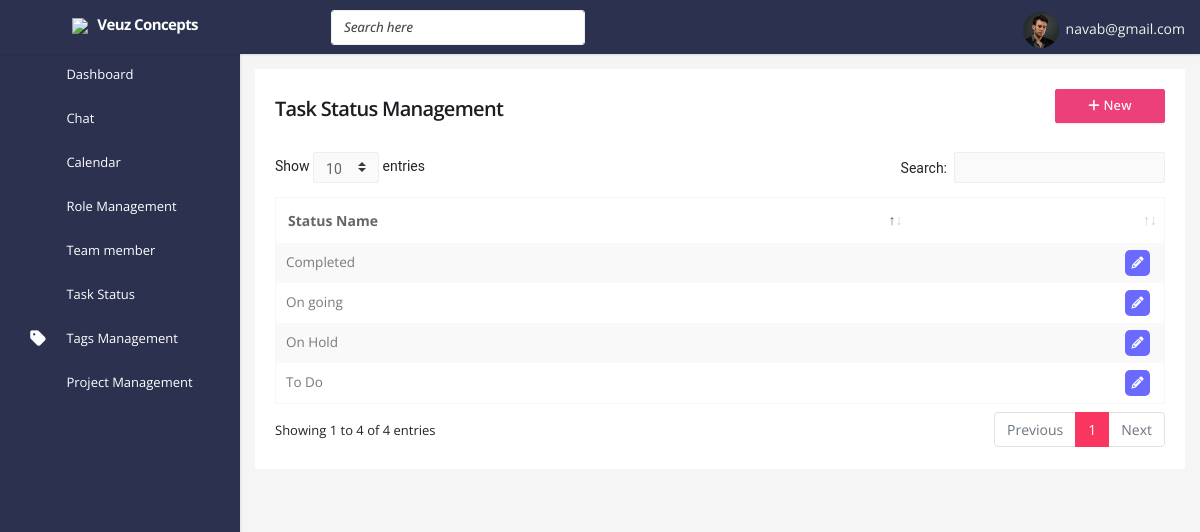
/task_status_management (signed in), run on the app's committed database.
### my_app/models.py (models this page shows, shortened)
class common_table(models.Model):
    created_by = models.ForeignKey(User, related_name="%(app_label)s_%(class)s_ownership",on_delete=models.CASCADE,null=True)
    created_dt = models.DateField(auto_now=True)
    updated_by =  models.ForeignKey(User, related_name="%(app_label)s_%(class)s_ownership1",on_delete=models.CASCADE,null=True)
    updated_dt = models.DateField(null=True)
    created_tm = models.TimeField(auto_now=True)
    updated_tm = models.TimeField(null=True)
    status = models.CharField(max_length=10, null=True)
    class Meta:
        abstract = True

class User_details(common_table):
    auth_user = models.ForeignKey(User,on_delete=models.CASCADE,related_name="user_details_authuser", null=True)
    company_id = models.ForeignKey(company_master, on_delete=models.CASCADE,related_name="user_details_company_id", null=True)
    company_name = models.CharField(max_length=50, null=True)
    name = models.CharField(max_length=50, null=True)
    username = models.CharField(max_length=50,null=True)
    password_option =  models.CharField(max_length=50,choices=password_generate_option,null=True)
    password = models.CharField(max_length=50,null=True)
    user_type = models.CharField(max_length=20,choices=user_type,null=True)
    user_level = models.CharField(max_length=25,choices=user_level,null=True)
    photo = models.FileField(upload_to="user_image", null=True)
    phone = models.CharField(max_length=15, null=True)
    email = models.EmailField(null=True)
    manager_auth = models.ForeignKey(User,on_delete=models.CASCADE,related_name="%(app_label)s_%(class)s_owner1",null=True)

class status_name_master(common_table):
    active_user_id = models.ForeignKey(User_details,related_name="task_active_userid",on_delete=models.CASCADE,null=True)
    active_auth_user_id = models.ForeignKey(User,related_name="task_active_auth_id",on_delete=models.CASCADE,null=True)
    status_name = models.CharField(max_length=15,null=True)
    status_color = models.CharField(max_length=55,null=True)
    company_id = models.ForeignKey(company_master, on_delete=models.CASCADE,related_name="status_company_id", null=True)

### my_app/views.py (the view)
# urls.py: path('task_status_management',views.task_status_management,name='task_status_management'),
def task_status_management(request):
    user_details_data = User_details.objects.get(auth_user=request.user)
    status_name = status_name_master.objects.filter(company_id=user_details_data.company_id)
    context = {
        "status_name":status_name,
        "user_details_data":user_details_data
    }
    return render(request, 'task_status_management.html',context)

### my_app/templatetags/permissions.py (called while the page is built, shortened)
@register.filter(name='company_nav_perm_check')
def company_nav_perm_check(value,args):
    user_dat = User.objects.get(id=value)
    try:
        user_details = User_details.objects.get(auth_user=user_dat)
    except:
        pass
    st = user_dat.is_superuser
    if st == True:
        if args == "Role" or args == "Team member":
            return False
        else:
            return True
    if user_details.user_type == "company_admin":
        if args == "Role" or args == "Team member" or args == "Tags" or args == "Status":
            return True

### my_app/templates/task_status_management.html (shortened to what this page needs)
{% extends "base.html" %}
{% load static %}
{% load permissions %}
{% block content %}
<div class="content-right">
    <div class="margin-class-this chat-section">
        <div class="row">
          <div class="col-md-12">
            <div class="card card-shadow">
                <div class="card-body body-change card-border">
                    <div class="d-flex align-items-center justify-content-between">
                        <h2 class="main-heading-txt">Task Status Management</h2>
                        <button type="button" class="btn btn-pink waves-effect waves-light w-md m-b-5" data-toggle="modal" data-target="#status-modal"><i class="fa fa-plus"></i> New</button>
                    </div>
                    <div class="row mt-4">
                        <div class="col-md-12 col-sm-12 col-12">
                            <table id="datatable" class="table table-striped dt-responsive table-bordered nowrap table-padd" style="border-collapse: collapse; border-spacing: 0; width: 100%;">
                                <thead class="border-class">
                                    <tr class="heading-text">
                                        <th>Status Name</th>
                                        <th></th>
                                    </tr>
                                </thead>
                                <tbody class="body-textcls vertcle-center">
                                    {% for i in status_name %}
                                    <tr>
                                        <td>{{i.status_name}}</td>
                                        <td>
                                            <div class="action-tbl d-flex justify-content-end">
                                                <a href="#" class="task_edit" data-id="{{i.id}}"><i class="fa fa-pencil mx-1 pencil-btn" data-toggle="tooltip" data-placement="top" title="" data-original-title="Edit"></i></a>
                                            </div>
                                        </td>
                                    </tr>
                                    {% endfor %}
                                </tbody>
                            </table>
                        </div>
                    </div>
                </div>
            </div>
          </div>
        </div>
    </div>
</div>
{% endblock %}

### my_app/templates/base.html (shortened to what this page needs)
<!DOCTYPE html>
<html lang="en">
    {% load static %}
    {% load permissions %}
<head>
    <link href="../static/plugins/sweetalert2/sweetalert2.css" rel="stylesheet" type="text/css">
    <link href="../static/plugins/select2/dist/css/select2.css" rel="stylesheet" type="text/css">
    <link href="../static/plugins/select2/dist/css/select2-bootstrap.css" rel="stylesheet" type="text/css">
    <link href="../static/assets/css/bootstrap.min.css" rel="stylesheet" type="text/css" />
    <link href="../static/assets/css/icons.css" rel="stylesheet" type="text/css" />
    <link href="../static/assets/css/style.css" rel="stylesheet" type="text/css" />
    <link href="../static/plugins/timepicker/bootstrap-timepicker.min.css" rel="stylesheet">
    <link href="../static/plugins/bootstrap-datepicker/dist/css/bootstrap-datepicker.min.css" rel="stylesheet">
    <link href="../static/plugins/datatables/dataTables.bootstrap4.min.css" rel="stylesheet" type="text/css" />
</head>
<body class="fixed-left">
    <div id="wrapper">
        <div class="topbar">
            <div class="topbar-left">
                <div class="float-left">
                    <a href="#" class="button-menu-mobile open-left">
                    </a>
                </div>
                <div class="text-center">
                    <a href="index.html" class="logo"><img src="../static/assets/images/logo.svg"> <span>Veuz Concepts</span></a>
                </div>
            </div>
            <nav class="navbar navbar-default">
                <div class="container-fluid">
                    <ul class="list-inline menu-left mb-0 d-flex align-items-center">
                        <li class="hide-phone float-left">
                            <form role="search" class="navbar-form">
                                <input type="text" placeholder="Search here" class="form-control search-bar">
                            </form>
                        </li>
                    </ul>
                    <ul class="nav navbar-right float-right list-inline list-margin">
                        <li class="dropdown d-none d-sm-block">
                        </li>
                        <li class="dropdown open">
                            {% if request.user.is_superuser == True %}
                            <a><img src="{% static 'assets/images/users/avatar-1.jpg' %}"  style="border-radius: 100%;  height: 36px; width: 36px; object-fit: cover;  margin-right: -12px;" alt="user-img" class="rounded-circle"></a>
                            {% else %}
                            <a>
                                <img src="./media/{{request.user.user_details_authuser.all.0.photo}}" style="border-radius: 100%;  height: 36px; width: 36px; object-fit: cover;  margin-right: -12px;"
                                 alt="user-img" class="rounded-circle"> </a>
                            {% endif %}
                            <span class="dropdown-toggle profile" data-toggle="dropdown" aria-expanded="true" style="color: rgb(234, 246, 234);cursor:pointer;">{{request.user}}</span>
                        </li>
                    </ul>
                </div>
            </nav>
        </div>
        <div class="left side-menu">
            <div class="sidebar-inner slimscrollleft">
                <div id="sidebar-menu">
                    <ul>
                        <li>
                            <a href="index" class="waves-effect "><span> Dashboard </span></a>
                        </li>
                        {% if user.is_superuser %}
                        {% else %}
                        <li class="has_sub">
                            <a href="chat" class="waves-effect"><span> Chat </span><span class="pull-right"></span></a>
                        </li>
                        {% endif %}
                        {% if user.is_superuser %}
                        {% else %}
                        <li>
                            <a href="calendar_detail" class="waves-effect"><span> Calendar </span></a>
                        </li>
                        {% endif %}
                        {% if request.user.id|company_nav_perm_check:"Role" %}
                        <li>
                            <a href="role_management" class="waves-effect"><span> Role Management</span></a>
                        </li>
                        {% endif %}
                        {% if request.user.id|company_nav_perm_check:"Team member" %}
                        <li>
                            <a href="member_management" class="waves-effect"><span> Team member</span></a>
                        </li>
                        {% endif %}
                        {% if user.is_superuser %}
                        {% else %}
                        {% if request.user.id|company_nav_perm_check:"Status" %}
                        <li>
                            <a href="task_status_management" class="waves-effect"><span> Task Status</span></a>
                        </li>
                        {% endif %}
                        {% if request.user.id|company_nav_perm_check:"Tags" %}
                        <li>
                            <a href="tags_management" class="waves-effect"><i class="fa fa-tag"></i><span> Tags Management</span></a>
                        </li>
                        {% endif %}
                        {% endif %}
                        {% if user.is_superuser %}
                            {% else %}
                        <li class="has_sub">
                            <a href="project_management" class="waves-effect"><span> Project Management </span><span class="pull-right"></span></a>
                        </li>
                        {% endif %}
                    </ul>
                </div>
            </div>
        </div>
        <div class="mt-4">
            <div class="content-page">
                <div class="content">
                    {% block content %}
                    {% endblock %}
                    </div>
            </div>
        </div>
    </div>
</body>
</html>

### data on the page
status_name_master: status_name "To Do"
status_name_master: status_name "On going"
status_name_master: status_name "On Hold"
status_name_master: status_name "Completed"

### other printed values
{{ request.user }} "navab@gmail.com"
